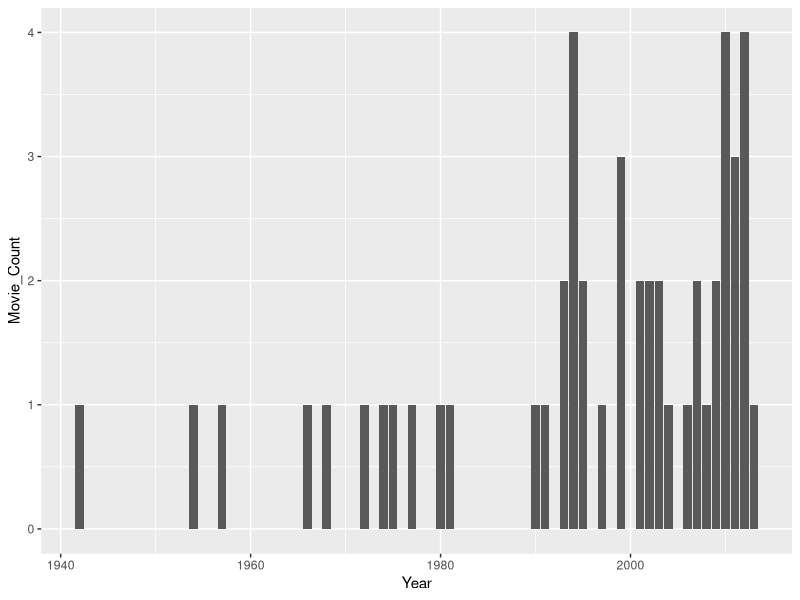
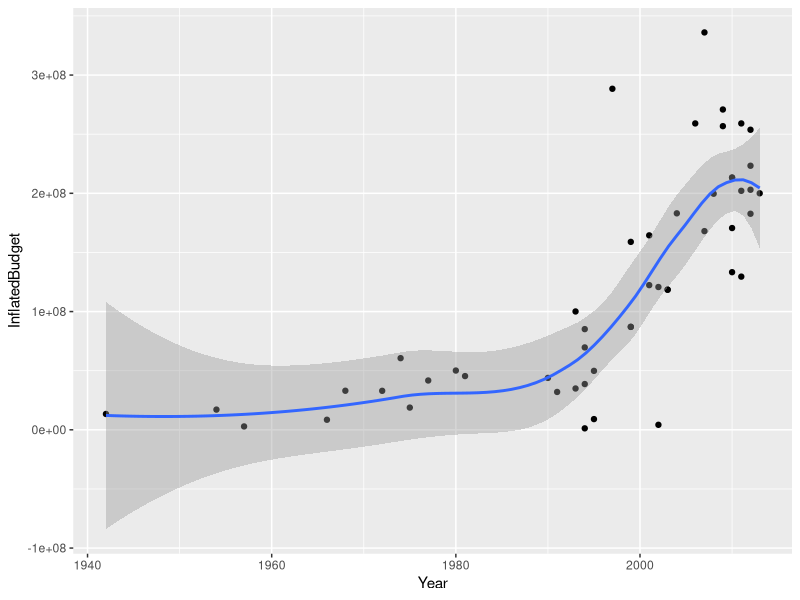
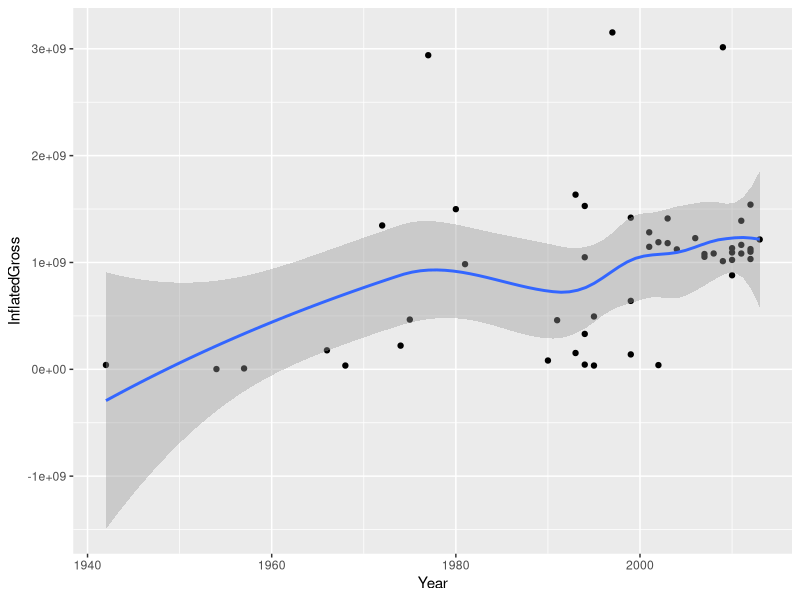
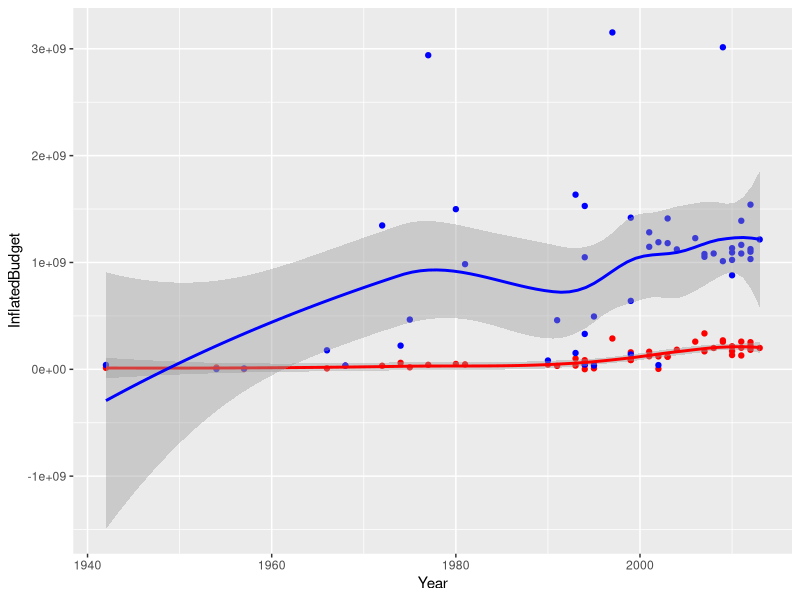
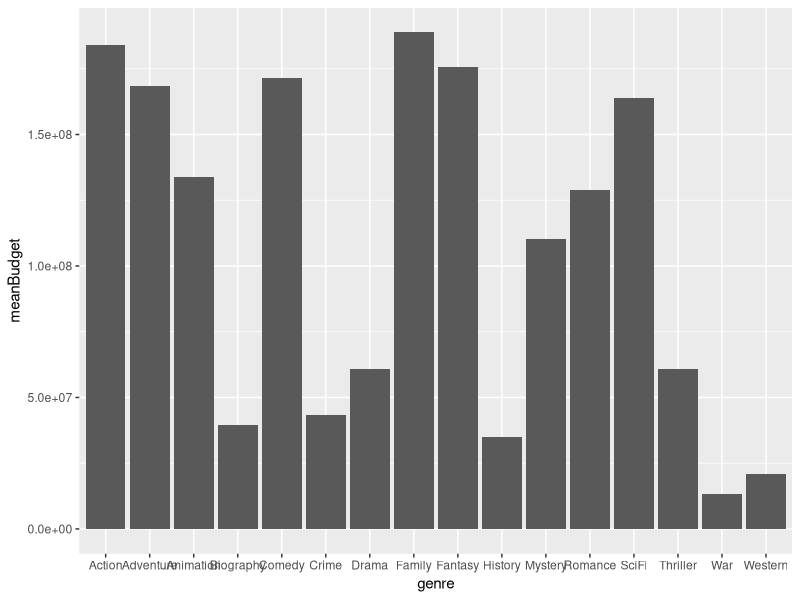
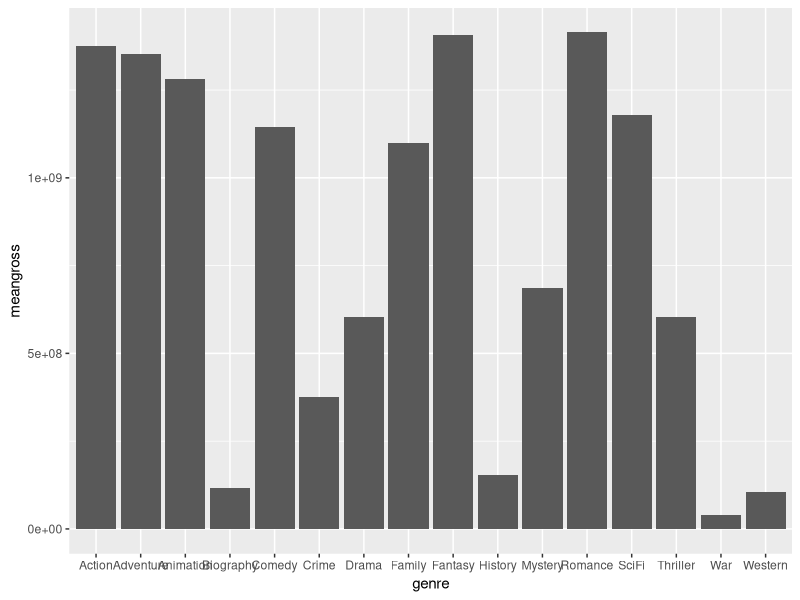

Recreate these plots in R, in order.
## ---- chunk 1
knitr::opts_chunk$set(echo = TRUE)
## ---- chunk 2
#Packages loading to use
library(tidyverse) ##Loaded for dplyr and to 'clean' data
library(ggplot2) ##Loaded for plotting
library(dplyr) ##Loaded for computer issues

## ---- chunk 3
##Read in data and save it to variable raw_data
raw_data <- read.csv(file = "popular_film_data.csv")
glimpse (raw_data)
## ---- chunk 4
#To remove "$" and "," from InflatedBudget
raw_data$InflatedBudget <-  gsub("\\$","", raw_data$InflatedBudget) 
raw_data$InflatedBudget <-  as.numeric(gsub(",","", raw_data$InflatedBudget))

#To remove "$" and "," from InflatedGross
raw_data$InflatedGross <-  gsub("\\$","", raw_data$InflatedGross) 
raw_data$InflatedGross <-  as.numeric(gsub(",","", raw_data$InflatedGross))

#To remove "$" and "," from TotalGross
raw_data$TotalGross <-  gsub("\\$","", raw_data$TotalGross) 
raw_data$TotalGross <-  as.numeric(gsub(",","", raw_data$TotalGross))

#To View our now changed data. 
glimpse (raw_data)
## ---- chunk 5
raw_data <- raw_data |> mutate (Proportion_female = (1 - Proportion_male))

#To view our data with the new variable.
glimpse(raw_data)
## ---- chunk 6
#What is the release year range of the films in our dataset?
range(raw_data$Year)

## ---- chunk 7
 raw_data|>group_by(Year) |> summarise(Movie_Count = n()) |> arrange(desc(Movie_Count))

## ---- chunk 8
#Storing the code to the "count_movieby_year" variable. 

count_movieby_year <-  raw_data|>group_by(Year) |> summarise(Movie_Count = n()) |> arrange(desc(Movie_Count))
ggplot(count_movieby_year, aes(x = Year, y = Movie_Count)) + geom_col()
## ---- chunk 9
raw_data |> group_by(Year)|> summarise(InflatedBudget) |> ggplot(aes(Year,InflatedBudget)) +geom_point() + geom_smooth()
## ---- chunk 10
raw_data |> group_by(Year) |> summarise(InflatedGross) |> ggplot(aes(Year,InflatedGross)) +geom_point() + geom_smooth()

## ---- chunk 11
#raw_data |> group_by(Year)|> ggplot(aes(Year,InflatedGross, InflatedBudget, color = )) +geom_point() + geom_smooth(method = 'loess', formula = 'y~x')

raw_data |> group_by(Year) |> ggplot(aes(x=Year))+geom_point(aes(y=InflatedBudget),color = "red") + geom_point(aes(y=InflatedGross), color = "blue") + geom_smooth(aes(y=InflatedBudget), color = "red") + geom_smooth(aes(y=InflatedGross), color = "blue")


## ---- chunk 12
raw_data |> slice_max(InflatedGross, n = 10) |> select(FilmName, Year, InflatedGross)
## ---- chunk 13
raw_data |> slice_max(InflatedBudget, n = 1) |> select(FilmName, InflatedGross)
raw_data |> slice_min(InflatedBudget, n = 1) |> select(FilmName, InflatedGross)

## ---- chunk 14
raw_data |> slice_max(InflatedGross, n = 10) |> select(FilmName, InflatedGross)
#still need the genre
## ---- chunk 15
#We'll arrange the code to output what we need to see. 
genreGrossBudget <- (rbind(cbind(genre = "Comedy", raw_data %>% filter(Comedy == 1) %>% summarise(meangross = mean(InflatedGross), meanBudget = mean(InflatedBudget))),
      cbind(genre = "Drama", raw_data %>% filter(Drama == 1) %>% summarise(meangross = mean(InflatedGross),meanBudget = mean(InflatedBudget))),
      cbind(genre = "Western", raw_data %>% filter(Western == 1) %>% summarise(meangross = mean(InflatedGross),meanBudget = mean(InflatedBudget))),
      cbind(genre = "Action", raw_data %>% filter(Action == 1) %>% summarise(meangross = mean(InflatedGross),meanBudget = mean(InflatedBudget))),
     cbind(genre = "Biography", raw_data %>% filter(Biography == 1) %>% summarise(meangross = mean(InflatedGross),meanBudget = mean(InflatedBudget))),
    cbind(genre = "History", raw_data %>% filter(History == 1) %>% summarise(meangross = mean(InflatedGross),meanBudget = mean(InflatedBudget))), 
    cbind(genre = "Adventure", raw_data %>% filter(Adventure == 1) %>% summarise(meangross = mean(InflatedGross),meanBudget = mean(InflatedBudget))),
        cbind(genre = "Fantasy", raw_data %>% filter(Fantasy == 1) %>% summarise(meangross = mean(InflatedGross),meanBudget = mean(InflatedBudget))),
    cbind(genre = "Mystery", raw_data %>% filter(Mystery == 1) %>% summarise(meangross = mean(InflatedGross),meanBudget = mean(InflatedBudget))),
    cbind(genre = "SciFi", raw_data %>% filter(SciFi == 1) %>% summarise(meangross = mean(InflatedGross),meanBudget = mean(InflatedBudget))),
    cbind(genre = "Romance", raw_data %>% filter(Romance == 1) %>% summarise(meangross = mean(InflatedGross),meanBudget = mean(InflatedBudget))),
    cbind(genre = "Thriller", raw_data %>% filter(Drama == 1) %>% summarise(meangross = mean(InflatedGross),meanBudget = mean(InflatedBudget))),
    cbind(genre = "Crime", raw_data %>% filter(Crime == 1) %>% summarise(meangross = mean(InflatedGross),meanBudget = mean(InflatedBudget))),
    cbind(genre = "War", raw_data %>% filter(War == 1) %>% summarise(meangross = mean(InflatedGross),meanBudget = mean(InflatedBudget))),
    cbind(genre = "Family", raw_data %>% filter(Family == 1) %>% summarise(meangross = mean(InflatedGross),meanBudget = mean(InflatedBudget))),
    cbind(genre = "Animation", raw_data %>% filter(Animation == 1) %>% summarise(meangross = mean(InflatedGross),meanBudget = mean(InflatedBudget)))) %>% arrange(desc(meanBudget)))
## ---- chunk 16
#Over all, what genre cost more to produce on average? How much did that category produce in grossings?

#Over all, what genre cost more to produce on average? How much did that category produce in grossing? 
genreGrossBudget |> slice(which(meanBudget ==max(meanBudget) | meanBudget == min(meanBudget))) |> distinct()

## ---- chunk 17
ggplot(genreGrossBudget) + geom_bar(mapping = aes(genre, meanBudget), stat = "identity")

#ggplot for meangross
ggplot(genreGrossBudget) + geom_bar(mapping = aes(genre, meangross), stat = "identity")
## ---- chunk 18
#genreGrossBudget <- genreGrossBudget |> mutate ( Gross_Female = (as.numeric(genreGrossBudget$meangross) * as.numeric(raw_data$Proportion_female)))
## ---- chunk 19

rbind(cbind(genre = "Comedy", raw_data %>% filter(Comedy == 1) %>% summarise(sum = sum(Comedy == 1))),
    cbind(genre = "Drama", raw_data %>% filter(Drama == 1) %>% summarise(sum = sum(Drama == 1))),
    cbind(genre = "Western", raw_data %>% filter(Western == 1) %>% summarise(sum = sum(Western == 1))),
    cbind(genre = "Action", raw_data %>% filter(Action == 1) %>% summarise(sum = sum(Action == 1))),
    cbind(genre = "Biography", raw_data %>% filter(Biography == 1) %>% summarise(sum = sum(Biography == 1))),
    cbind(genre = "History", raw_data %>% filter(History == 1) %>% summarise(sum = sum(History == 1))),
    cbind(genre = "Adventure", raw_data %>% filter(Adventure == 1) %>% summarise(sum = sum(Adventure == 1))),
    cbind(genre = "Fantasy", raw_data %>% filter(Fantasy == 1) %>% summarise(sum = sum(Fantasy == 1))),
    cbind(genre = "Mystery", raw_data %>% filter(Mystery == 1) %>% summarise(sum = sum(Mystery == 1))),
    cbind(genre = "SciFi", raw_data %>% filter(SciFi == 1) %>% summarise(sum = sum(SciFi == 1))),
    cbind(genre = "Romance", raw_data %>% filter(Romance == 1) %>% summarise(sum = sum(Romance == 1))),
    cbind(genre = "Thriller", raw_data %>% filter(Thriller == 1) %>% summarise(sum = sum(Thriller == 1))),
    cbind(genre = "Crime", raw_data %>% filter(Crime == 1) %>% summarise(sum = sum(Crime == 1))),
    cbind(genre = "War", raw_data %>% filter(War == 1) %>% summarise(sum = sum(War == 1))),
    cbind(genre = "Family", raw_data %>% filter(Family == 1) %>% summarise(sum = sum(Family == 1))),
    cbind(genre = "Animation", raw_data %>% filter(Animation == 1) %>% summarise(sum = sum(Animation == 1))))%>% arrange(desc(sum))

#the end of numbers of genre

## ---- chunk 20
#genre enjoyment
genre_enj <- rbind(cbind(genre = "Comedy", raw_data %>% filter(Comedy == 1) %>% summarise(meanenj = mean(Enjoyment))),
    cbind(genre = "Drama", raw_data %>% filter(Drama == 1) %>% summarise(meanenj = mean(Enjoyment))),
    cbind(genre = "Western", raw_data %>% filter(Western == 1) %>% summarise(meanenj = mean(Enjoyment))),
    cbind(genre = "Action", raw_data %>% filter(Action == 1) %>% summarise(meanenj = mean(Enjoyment))),
    cbind(genre = "Biography", raw_data %>% filter(Biography == 1) %>% summarise(meanenj = mean(Enjoyment))),
    cbind(genre = "History", raw_data %>% filter(History == 1) %>% summarise(meanenj = mean(Enjoyment))),
    cbind(genre = "Adventure", raw_data %>% filter(Adventure == 1) %>% summarise(meanenj = mean(Enjoyment))),
    cbind(genre = "Fantasy", raw_data %>% filter(Fantasy == 1) %>% summarise(meanenj = mean(Enjoyment))),
    cbind(genre = "Mystery", raw_data %>% filter(Mystery == 1) %>% summarise(meanenj = mean(Enjoyment))),
    cbind(genre = "SciFi", raw_data %>% filter(SciFi == 1) %>% summarise(meanenj = mean(Enjoyment))),
    cbind(genre = "Romance", raw_data %>% filter(Romance == 1) %>% summarise(meanenj = mean(Enjoyment))),
    cbind(genre = "Thriller", raw_data %>% filter(Thriller == 1) %>% summarise(meanenj = mean(Enjoyment))),
    cbind(genre = "Crime", raw_data %>% filter(Crime == 1) %>% summarise(meanenj = mean(Enjoyment))),
    cbind(genre = "War", raw_data %>% filter(War == 1) %>% summarise(meanenj = mean(Enjoyment))),
    cbind(genre = "Family", raw_data %>% filter(Family == 1) %>% summarise(meanenj = mean(Enjoyment))),
    cbind(genre = "Animation", raw_data %>% filter(Animation == 1) %>% summarise(meanenj = mean(Enjoyment))))%>% arrange(desc(meanenj))

genre_enj |> slice(which(meanenj ==max(meanenj) | meanenj == min(meanenj))) |> distinct()

## ---- chunk 21
#genre appreaction
genre_app <- rbind(cbind(genre = "Comedy", raw_data %>% filter(Comedy == 1) %>% summarise(meanapp = mean(Appreciation))),
    cbind(genre = "Drama", raw_data %>% filter(Drama == 1) %>% summarise(meanapp = mean(Appreciation))),
    cbind(genre = "Western", raw_data %>% filter(Western == 1) %>% summarise(meanapp = mean(Appreciation))),
    cbind(genre = "Action", raw_data %>% filter(Action == 1) %>% summarise(meanapp = mean(Appreciation))),
    cbind(genre = "Biography", raw_data %>% filter(Biography == 1) %>% summarise(meanapp = mean(Appreciation))),
    cbind(genre = "History", raw_data %>% filter(History == 1) %>% summarise(meanapp = mean(Appreciation))),
    cbind(genre = "Adventure", raw_data %>% filter(Adventure == 1) %>% summarise(meanapp = mean(Appreciation))),
    cbind(genre = "Fantasy", raw_data %>% filter(Fantasy == 1) %>% summarise(meanapp = mean(Appreciation))),
    cbind(genre = "Mystery", raw_data %>% filter(Mystery == 1) %>% summarise(meanapp = mean(Appreciation))),
    cbind(genre = "SciFi", raw_data %>% filter(SciFi == 1) %>% summarise(meanapp = mean(Appreciation))),
    cbind(genre = "Romance", raw_data %>% filter(Romance == 1) %>% summarise(meanapp = mean(Appreciation))),
    cbind(genre = "Thriller", raw_data %>% filter(Thriller == 1) %>% summarise(meanapp = mean(Appreciation))),
    cbind(genre = "Crime", raw_data %>% filter(Crime == 1) %>% summarise(meanapp = mean(Appreciation))),
    cbind(genre = "War", raw_data %>% filter(War == 1) %>% summarise(meanapp = mean(Appreciation))),
    cbind(genre = "Family", raw_data %>% filter(Family == 1) %>% summarise(meanapp = mean(Appreciation))),
    cbind(genre = "Animation", raw_data %>% filter(Animation == 1) %>% summarise(meanapp = mean(Appreciation))))%>% arrange(desc(meanapp))

genre_app |> slice(which(meanapp ==max(meanapp) | meanapp == min(meanapp))) |> distinct()
## ---- chunk 22
raw_data |> slice_max(Appreciation, n = 10)|> select(FilmName,Appreciation, Enjoyment)

raw_data |> slice_max(Enjoyment, n = 10) |> select(FilmName, Enjoyment, Appreciation)

raw_data |> slice_max(InflatedGross, n = 10) |> select(FilmName, InflatedGross, Appreciation, Enjoyment)
